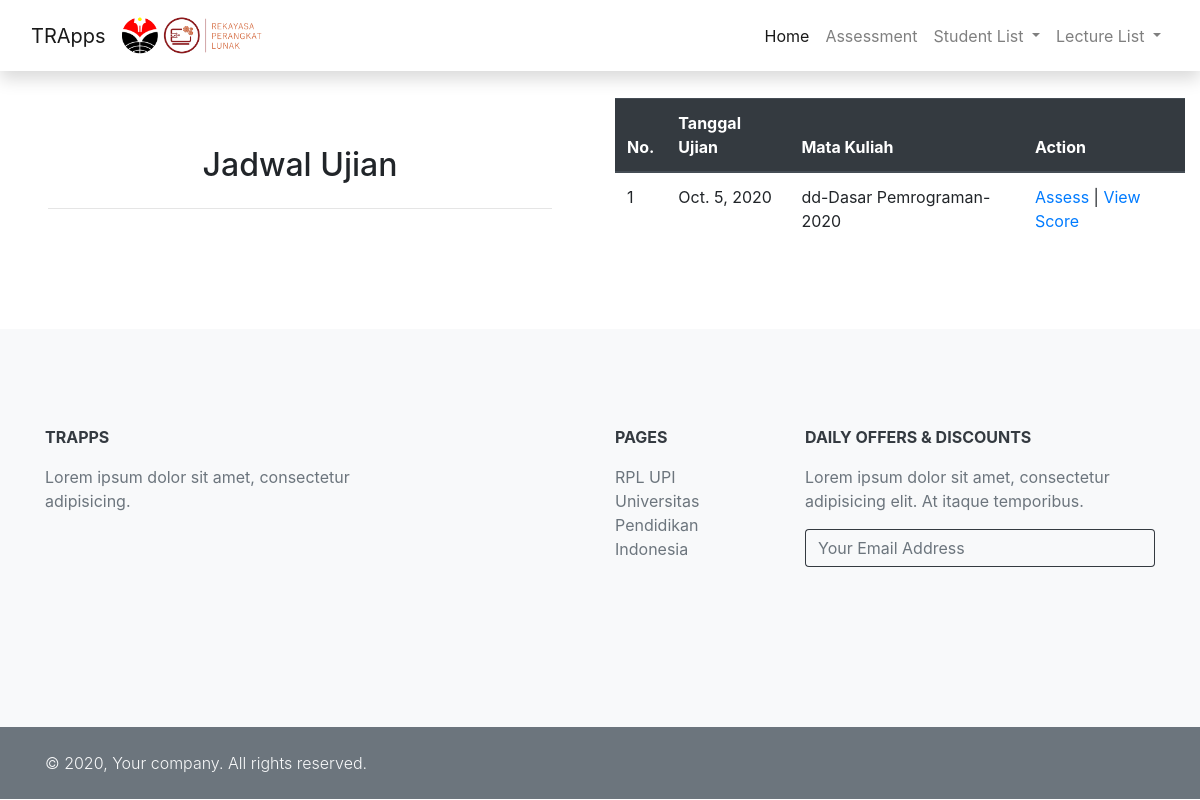
The app's page /viewjadwal/ with its own data.
### TRApps/model/tabelTest.py (models this page shows, shortened)
class Test(models.Model):
    mata_kuliah = models.ForeignKey(DosenPengampu, on_delete=models.CASCADE)
    tanggalUjian = models.DateField()

### TRApps/model/tabelDosenPengampu.py (models this page shows)
class DosenPengampu (models.Model):
    tahunAjaran = models.CharField(max_length=45)
    dosen_Pengampu = models.ForeignKey(Dosen, on_delete=models.CASCADE)
    mata_kuliah = models.ForeignKey(MataKuliah, on_delete=models.CASCADE)
    def __str__(self):
        return self.dosen_Pengampu.nama_dosen+"-"+self.mata_kuliah.namaMK+"-"+self.tahunAjaran

### TRApps/model/tabelDosen.py (models this page shows, shortened)
class Dosen (models.Model):
    nip_dosen = models.CharField(max_length=45)
    nama_dosen = models.CharField(max_length=45)

### TRApps/model/tabelMataKuliah.py (models this page shows, shortened)
class MataKuliah (models.Model):
    kodeMK = models.CharField(max_length=10)
    namaMK = models.CharField(max_length=45)

### TRApps/views.py (the view)
# urls.py: path('viewjadwal/', viewJadwal, name = 'jadwal'),
def viewJadwal(request):
	context = {}
	context['dataset'] = Test.objects.all()
	return render(request, "viewJadwal.html", context)

### TRApps/Templates/viewJadwal.html
{% extends "layout.html" %}
{% block content %}
<section class="">
    <div class="container-fluid my-5">
        <div class="row">
            <div class="p-xl-5 col-lg-6">
                <h2 style="text-align:center;">Jadwal Ujian</h2>
                <hr class="my-4"/>
            </div>
            <div class="col-lg-6">
                <table class="table">
                  <thead class="thead-dark">
                    <tr>
                      <th>No.</th>
                      <th>Tanggal Ujian</th>
                      <th>Mata Kuliah</th>
                      <th>Action</th>
                    </tr>
                  </thead>
                {% for data in dataset %}
                <tr>
                    <td>{{ data.id }}</td>
                    <td>{{ data.tanggalUjian }}</td>
                    <td>{{ data.mata_kuliah }}</td>
                    <td> <a href="{% url 'startassessment' id=data.id %}">
                        <span class="glyphicon glyphicon-pencil">Assess</span>
                    </a>
                        |
                        <a href="{% url 'scoreMahasiswa' id=data.id %}">
                        <span class="glyphicon glyphicon-pencil">View Score</span>
                    </a>
                    </td>
                </tr>
                {% endfor %}
              </table>
            </div>
        </div>
    </div>
</section>
{% endblock %}

### TRApps/static/css/custom.css (style rules this page uses)
.mb-4, .my-4 { margin-bottom: 1.5rem!important; }
.mt-4, .my-4 { margin-top: 1.5rem!important; }
.mt-5, .my-5 { margin-top: 3rem!important; }
.mb-5, .my-5 { margin-bottom: 3rem!important; }
.p-xl-5 { padding: 3rem!important; }

### records on screen
Test: id "1", tanggalUjian "Oct. 5, 2020", mata_kuliah "dd-Dasar Pemrograman-2020"
